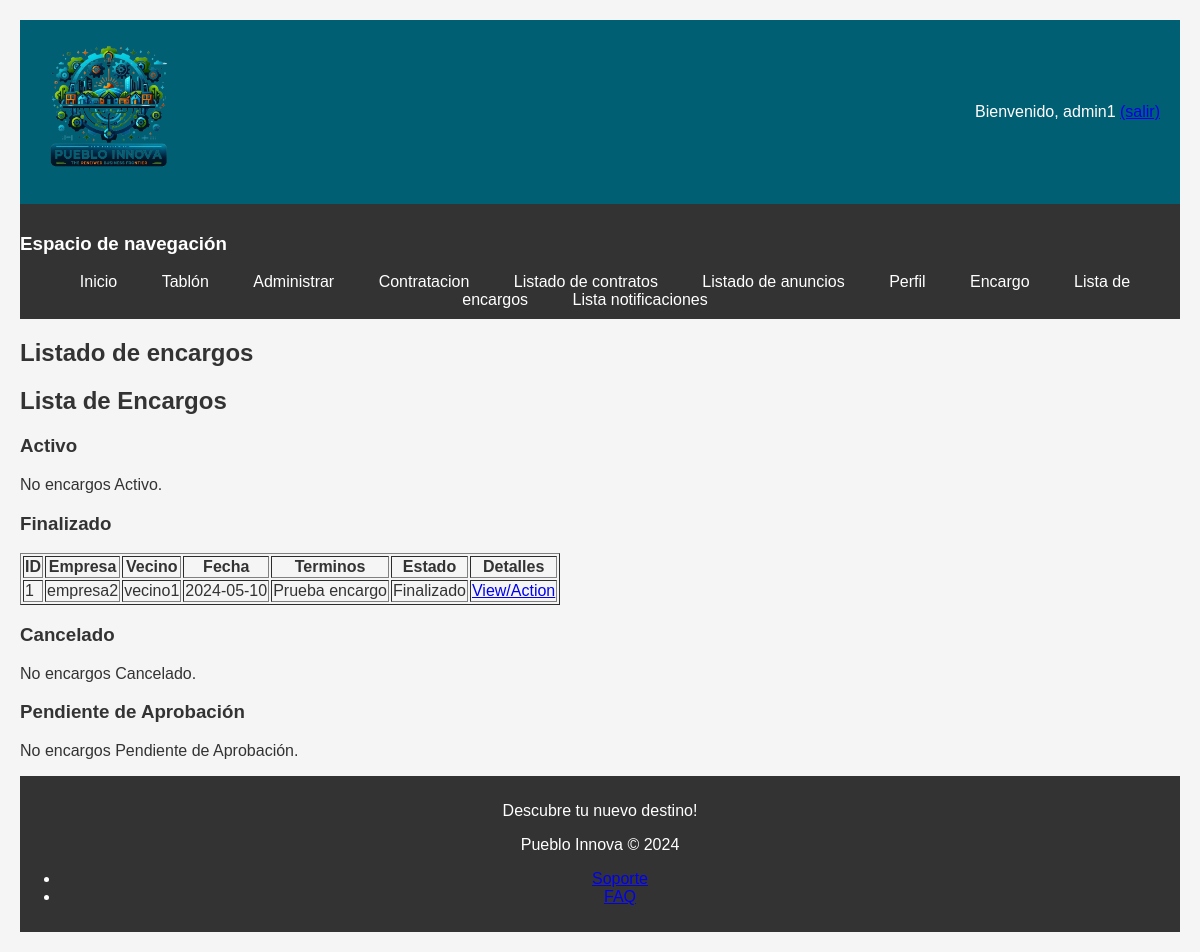
The page /encargoListado.php (signed in) on the database its author committed.
### tables this page shows
CREATE TABLE `encargos` (
  `id` int(11) NOT NULL,
  `idVecino` int(11) NOT NULL,
  `idEmpresa` int(11) NOT NULL,
  `fecha` date NOT NULL,
  `terminos` varchar(255) NOT NULL,
  `estado` int(11) NOT NULL
);

CREATE TABLE `usuarios` (
  `id` int(11) NOT NULL,
  `nombreUsuario` varchar(30) NOT NULL,
  `password` varchar(70) NOT NULL,
  `nombre` varchar(50) NOT NULL,
  `rol` int(11) NOT NULL,
  `nombreImg` varchar(70) NOT NULL COMMENT 'Nombre la foto de perfil. Calcula la ruta en carpetas'
);

### includes/clases/Encargo.php (called while the page is built, shortened)
<?php
class Encargo {
    private $id;
    private $terminos;
    private $fecha;
    private $estado;
    public function __construct($idVecino, $idEmpresa, $terminos, $fecha, $estado, $id = null) {
        $this->id = $id;
        $this->terminos = $terminos;
        $this->fecha = $fecha;
        $this->estado = $estado;
    }
    public function getId() {
        return $this->id;
    }
    public function getTerminos() {
        return $this->terminos;
    }
    public function getFecha() {
        return $this->fecha;
    }
    public function getEstado() {
        return $this->estado;
    }
    public function translateEstado() {
        switch ($this->estado) {
            case self::FINALIZADO_ESTADO:
                return 'Finalizado';
        }
    }
    public static function getEncargos()
    {
        $conn = Aplicacion::getInstance()->getConexionBd();
        $query = "SELECT * FROM encargos";
        $rs = $conn->query($query);
        $encargos = [];
        if ($rs) {
            while ($fila = $rs->fetch_assoc()) {
                $encargo = new Encargo($fila['idVecino'], $fila['idEmpresa'], $fila['terminos'], $fila['fecha'], $fila['estado'], $fila['id']);
                $encargos[] = $encargo;
            }
        } else {
            error_log("Error BD ({$conn->errno}): {$conn->error}");
        }
        return $encargos;
    }
}
?>

### includes/clases/Empresa.php (called while the page is built, shortened)
<?php
class Empresa extends Usuario
{
    public static function buscaNombreEmpresa($idEmpresa)
    {
        $conn = Aplicacion::getInstance()->getConexionBd();
        $query = "SELECT nombreUsuario FROM usuarios WHERE id = ?";
        $stmt = $conn->prepare($query);
        $stmt->bind_param('i', $idEmpresa);
        if ($stmt->execute()) {
            $result = $stmt->get_result();
            if ($fila = $result->fetch_assoc()) {
                $nombreUsuario = $fila['nombreUsuario'];
                return $nombreUsuario;
            }
        }
        return null;
    }
}
?>

### includes/clases/Vecino.php (called while the page is built, shortened)
<?php
class Vecino extends Usuario
{
    public static function buscaNombreVecino($idVecino)
    {
        $conn = Aplicacion::getInstance()->getConexionBd();
        $query = "SELECT nombreUsuario FROM usuarios WHERE id = ?";
        $stmt = $conn->prepare($query);
        $stmt->bind_param('i', $idVecino);
        if ($stmt->execute()) {
            $result = $stmt->get_result();
            if ($fila = $result->fetch_assoc()) {
                $nombreUsuario = $fila['nombreUsuario'];
                return $nombreUsuario;
            }
        }
        return null;
    }
}

### includes/formularios/FormularioEncargoListado.php (the view, shortened to what this page needs)
<?php
require_once 'Formulario.php';
require_once __DIR__.'/../../includes/clases/Empresa.php';
require_once __DIR__.'/../../includes/clases/Vecino.php';
require_once __DIR__.'/../../includes/clases/Encargo.php';
class FormularioEncargoListado extends Formulario
{
    protected function generaCamposFormulario(&$datos) {
        $html = '<h2>Lista de Encargos</h2>';
        if ($_SESSION['rol'] == Usuario::EMPRESA_ROLE) {
            $encargos = Encargo::buscaEncargosPorEmpresa($_SESSION['id']);
        } elseif ($_SESSION['rol'] == Usuario::VECINO_ROLE) {
            $encargos = Encargo::buscaEncargosPorVecino($_SESSION['id']);
        } elseif ($_SESSION['rol'] == Usuario::ADMIN_ROLE) {
            $encargos = Encargo::getEncargos();
        } else {
            return $html .= '<p>Acceso no autorizado.</p>';
        }
        $html .= $this->generateEncargosTableHtmlSorted($encargos);
        return $html;
    }
    private function generateEncargosTableHtmlSorted($encargos) {
        $estados = [
            Encargo::ACTIVO_ESTADO => 'Activo',
            Encargo::FINALIZADO_ESTADO => 'Finalizado',
            Encargo::CANCELADO_ESTADO => 'Cancelado',
            Encargo::ESPERA_ESTADO => 'Pendiente de Aprobación',
        ];
        $html = '';
        foreach ($estados as $estado => $nombreEstado) {
            $html .= "<h3>$nombreEstado</h3>";
            $filteredEncargos = array_filter($encargos, function ($encargo) use ($estado) {
                return $encargo->getEstado() == $estado;
            });
            if (empty($filteredEncargos)) {
                $html .= "<p>No encargos $nombreEstado.</p>";
                continue;
            }
            $html .= '<table border="1">';
            $html .= '<tr><th>ID</th><th>Empresa</th><th>Vecino</th><th>Fecha</th><th>Terminos</th><th>Estado</th><th>Detalles</th></tr>';
            foreach ($filteredEncargos as $encargo) {
                $html .= sprintf(
                    '<tr><td>%d</td><td>%s</td><td>%s</td><td>%s</td><td>%s</td><td>%s</td><td><a href="encargoDetallado.php?id=%d">View/Action</a></td></tr>',
                    $encargo->getId(),
                    Empresa::buscaNombreEmpresa($encargo->getIdEmpresa()),
                    Vecino::buscaNombreVecino($encargo->getIdVecino()),
                    $encargo->getFecha(),
                    htmlspecialchars($encargo->getTerminos()),
                    $encargo->translateEstado(),
                    $encargo->getId()
                );
            }
            $html .= '</table>';
        }
        return $html;
    }
}
?>

### css/prueba.css (style rules this page uses)
body { font-family: 'Arial', sans-serif; background-color: #f5f5f5; color: #333; padding: 20px; margin: 0; }

### rows shown on the page
encargos: id "1", idEmpresa.nombreUsuario "empresa2", idVecino.nombreUsuario "vecino1", fecha "2024-05-10", terminos "Prueba encargo", estado "Finalizado"

### other values the page prints
$_SESSION['nombre'] "admin1"
$nombreEstado "Activo"
$nombreEstado "Finalizado"
$nombreEstado "Cancelado"
$nombreEstado "Pendiente de Aprobación"
